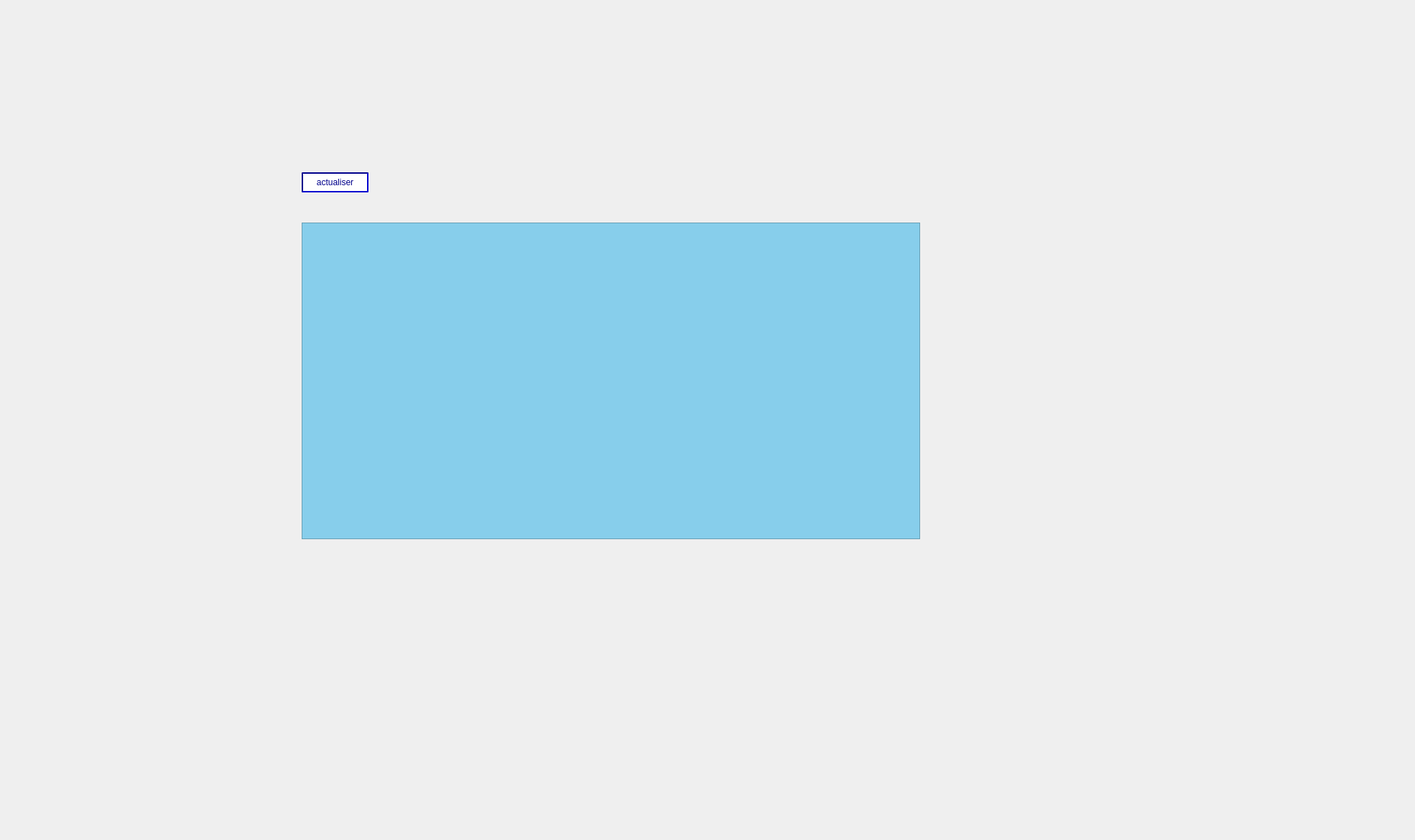
      <widget class="QWidget" name="tab_7">
       <attribute name="title">
        <string>Statistiques</string>
       </attribute>
       <widget class="QLabel" name="label_20">
        <property name="geometry">
         <rect>
          <x>0</x>
          <y>0</y>
          <width>1961</width>
          <height>1161</height>
         </rect>
        </property>
        <property name="text">
         <string/>
        </property>
        <property name="pixmap">
         <pixmap>../../Desktop/2A/Projet_C++/smart.jpg</pixmap>
        </property>
       </widget>
       <widget class="QTableView" name="tableStat">
        <property name="geometry">
         <rect>
          <x>420</x>
          <y>310</y>
          <width>861</width>
          <height>441</height>
         </rect>
        </property>
        <property name="styleSheet">
         <string notr="true">background-color:skyblue;</string>
        </property>
       </widget>
       <widget class="QPushButton" name="pushButtonActualiserStat">
        <property name="geometry">
         <rect>
          <x>420</x>
          <y>240</y>
          <width>93</width>
          <height>28</height>
         </rect>
        </property>
        <property name="styleSheet">
         <string notr="true">color:darkblue ;
border-color:darkblue ;
border-style:solid;
border-width:2px;
background:white;
border-style: inset;</string>
        </property>
        <property name="text">
         <string>actualiser</string>
        </property>
       </widget>
      </widget>
